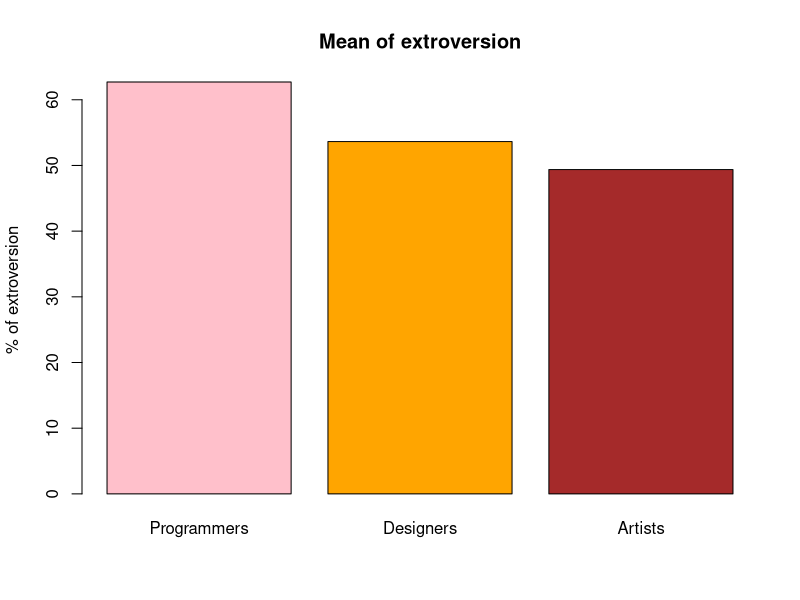
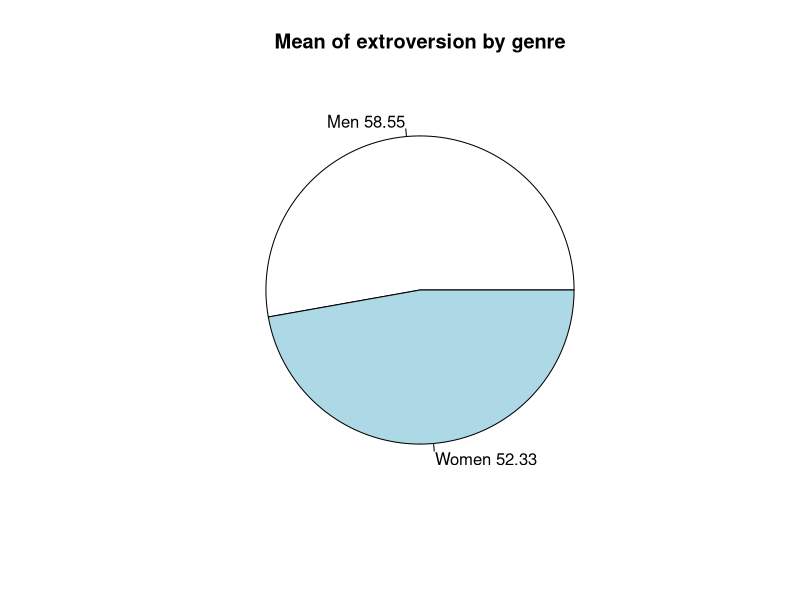

R code for these plots, in order:
# Saving the data in the dataset
class2022 <- read.csv("data.csv", sep=",")
class2022

#Deleting the first row
class2022 <- class2022[-1, ]

View(class2022)

# Mean of extroversion by profile
programmers <- class2022[class2022$Profile == "Programmer", ]
Designers <- class2022[class2022$Profile == "Designer", ]
Artists <- class2022[class2022$Profile == "Artist", ]

meanProgExtrov <- mean(programmers$Extroversion)
meanDesignExtrov <- mean(Designers$Extroversion)
meanArtExtrov <- mean(Artists$Extroversion)

# Creation of barplot
barplot(c(meanProgExtrov, meanDesignExtrov, meanArtExtrov), main = "Mean of extroversion", ylab = "% of extroversion", names.arg = c("Programmers", "Designers", "Artists"), col = c("pink", "orange", "brown"))

# Mean of extroversion by genre
mens <- class2022[class2022$Sex..F.M..... == "M", ]
women  <- class2022[class2022$Sex..F.M..... == "F", ]

meanMen <- mean(mens$Extroversion)
meanWomen <-mean(women$Extroversion)

# Creation of pie chart 
lblsMenWomen <- c("Men", "Women")
lblsMenWomen <- paste(lblsMenWomen, c(round(meanMen, 2), round(meanWomen, 2)))

pie(c(meanMen, meanWomen), labels = lblsMenWomen, main = "Mean of extroversion by genre")
